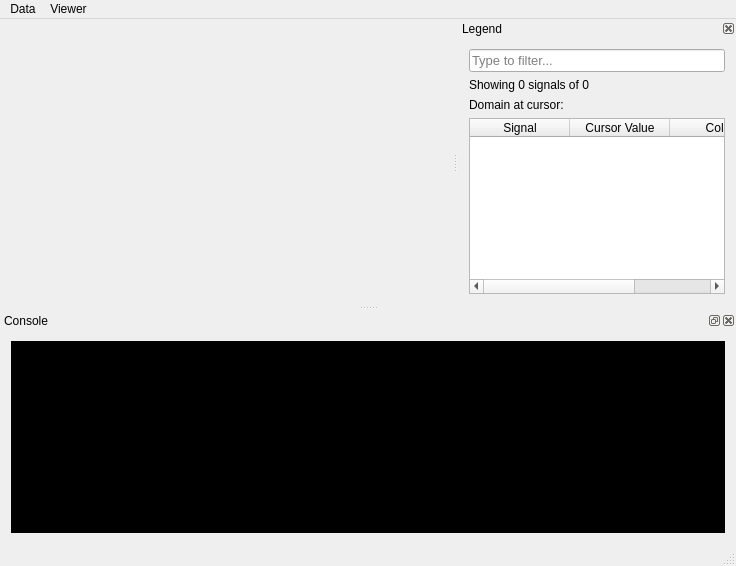
<?xml version="1.0" encoding="UTF-8"?>
<ui version="4.0">
 <class>AnvediClass</class>
 <widget class="QMainWindow" name="AnvediClass">
  <property name="geometry">
   <rect>
    <x>0</x>
    <y>0</y>
    <width>736</width>
    <height>566</height>
   </rect>
  </property>
  <property name="windowTitle">
   <string>Anvedi</string>
  </property>
  <widget class="QWidget" name="centralWidget">
   <layout class="QGridLayout" name="gridLayout">
    <item row="0" column="0">
     <widget class="QCustomPlot" name="plot" native="true">
      <property name="sizePolicy">
       <sizepolicy hsizetype="Expanding" vsizetype="Expanding">
        <horstretch>0</horstretch>
        <verstretch>0</verstretch>
       </sizepolicy>
      </property>
      <property name="minimumSize">
       <size>
        <width>50</width>
        <height>50</height>
       </size>
      </property>
      <property name="focusPolicy">
       <enum>Qt::ClickFocus</enum>
      </property>
     </widget>
    </item>
   </layout>
  </widget>
  <widget class="QMenuBar" name="menuBar">
   <property name="geometry">
    <rect>
     <x>0</x>
     <y>0</y>
     <width>736</width>
     <height>21</height>
    </rect>
   </property>
   <widget class="QMenu" name="menuData">
    <property name="title">
     <string>Data</string>
    </property>
    <addaction name="actionImport"/>
    <addaction name="actionExport"/>
    <addaction name="actionClear"/>
    <addaction name="separator"/>
    <addaction name="actionExit"/>
   </widget>
   <widget class="QMenu" name="menuViewer">
    <property name="title">
     <string>Viewer</string>
    </property>
    <addaction name="actionResetZoom"/>
    <addaction name="actionChangeBackground"/>
   </widget>
   <addaction name="menuData"/>
   <addaction name="menuViewer"/>
  </widget>
  <widget class="QStatusBar" name="statusBar"/>
  <widget class="QDockWidget" name="consoleDock">
   <property name="windowTitle">
    <string>Console</string>
   </property>
   <attribute name="dockWidgetArea">
    <number>8</number>
   </attribute>
   <widget class="QWidget" name="dockWidgetContents_4">
    <layout class="QGridLayout" name="gridLayout_3">
     <item row="0" column="0">
      <widget class="QShell" name="console">
       <property name="palette">
        <palette>
         <active>
          <colorrole role="Button">
           <brush brushstyle="SolidPattern">
            <color alpha="255">
             <red>0</red>
             <green>0</green>
             <blue>0</blue>
            </color>
           </brush>
          </colorrole>
          <colorrole role="Text">
           <brush brushstyle="SolidPattern">
            <color alpha="255">
             <red>255</red>
             <green>255</green>
             <blue>255</blue>
            </color>
           </brush>
          </colorrole>
          <colorrole role="Base">
           <brush brushstyle="SolidPattern">
            <color alpha="255">
             <red>0</red>
             <green>0</green>
             <blue>0</blue>
            </color>
           </brush>
          </colorrole>
          <colorrole role="Window">
           <brush brushstyle="SolidPattern">
            <color alpha="255">
             <red>0</red>
             <green>0</green>
             <blue>0</blue>
            </color>
           </brush>
          </colorrole>
         </active>
         <inactive>
          <colorrole role="Button">
           <brush brushstyle="SolidPattern">
            <color alpha="255">
             <red>0</red>
             <green>0</green>
             <blue>0</blue>
            </color>
           </brush>
          </colorrole>
          <colorrole role="Text">
           <brush brushstyle="SolidPattern">
            <color alpha="255">
             <red>255</red>
             <green>255</green>
             <blue>255</blue>
            </color>
           </brush>
          </colorrole>
          <colorrole role="Base">
           <brush brushstyle="SolidPattern">
            <color alpha="255">
             <red>0</red>
             <green>0</green>
             <blue>0</blue>
            </color>
           </brush>
          </colorrole>
          <colorrole role="Window">
           <brush brushstyle="SolidPattern">
            <color alpha="255">
             <red>0</red>
             <green>0</green>
             <blue>0</blue>
            </color>
           </brush>
          </colorrole>
         </inactive>
         <disabled>
          <colorrole role="Button">
           <brush brushstyle="SolidPattern">
            <color alpha="255">
             <red>0</red>
             <green>0</green>
             <blue>0</blue>
            </color>
           </brush>
          </colorrole>
          <colorrole role="Text">
           <brush brushstyle="SolidPattern">
            <color alpha="255">
             <red>120</red>
             <green>120</green>
             <blue>120</blue>
            </color>
           </brush>
          </colorrole>
          <colorrole role="Base">
           <brush brushstyle="SolidPattern">
            <color alpha="255">
             <red>0</red>
             <green>0</green>
             <blue>0</blue>
            </color>
           </brush>
          </colorrole>
          <colorrole role="Window">
           <brush brushstyle="SolidPattern">
            <color alpha="255">
             <red>0</red>
             <green>0</green>
             <blue>0</blue>
            </color>
           </brush>
          </colorrole>
         </disabled>
        </palette>
       </property>
       <property name="font">
        <font>
         <family>Consolas</family>
         <pointsize>11</pointsize>
        </font>
       </property>
       <property name="toolTip">
        <string>Console</string>
       </property>
       <property name="styleSheet">
        <string notr="true"/>
       </property>
      </widget>
     </item>
    </layout>
   </widget>
  </widget>
  <widget class="QDockWidget" name="legendDock">
   <property name="features">
    <set>QDockWidget::DockWidgetClosable|QDockWidget::DockWidgetMovable</set>
   </property>
   <property name="allowedAreas">
    <set>Qt::LeftDockWidgetArea|Qt::RightDockWidgetArea</set>
   </property>
   <property name="windowTitle">
    <string>Legend</string>
   </property>
   <attribute name="dockWidgetArea">
    <number>2</number>
   </attribute>
   <widget class="QWidget" name="dockWidgetContents_3">
    <layout class="QGridLayout" name="gridLayout_4">
     <item row="0" column="0">
      <layout class="QVBoxLayout" name="verticalLayout">
       <item>
        <widget class="QLineEdit" name="filterEdit">
         <property name="font">
          <font>
           <family>Segoe UI</family>
           <pointsize>10</pointsize>
          </font>
         </property>
         <property name="placeholderText">
          <string>Type to filter...</string>
         </property>
        </widget>
       </item>
       <item>
        <widget class="QLabel" name="signalCountLabel">
         <property name="text">
          <string>Showing 0 signals of 0</string>
         </property>
        </widget>
       </item>
       <item>
        <widget class="QLabel" name="domainLabel">
         <property name="text">
          <string>Domain at cursor: </string>
         </property>
        </widget>
       </item>
       <item>
        <widget class="QTableWidget" name="signalList">
         <property name="editTriggers">
          <set>QAbstractItemView::NoEditTriggers</set>
         </property>
         <property name="dragDropOverwriteMode">
          <bool>false</bool>
         </property>
         <column>
          <property name="text">
           <string>Signal</string>
          </property>
         </column>
         <column>
          <property name="text">
           <string>Cursor Value</string>
          </property>
         </column>
         <column>
          <property name="text">
           <string>Color</string>
          </property>
         </column>
        </widget>
       </item>
      </layout>
     </item>
    </layout>
   </widget>
  </widget>
  <action name="actionImport">
   <property name="text">
    <string>Import</string>
   </property>
  </action>
  <action name="actionExit">
   <property name="text">
    <string>Exit</string>
   </property>
  </action>
  <action name="actionClear">
   <property name="text">
    <string>Clear</string>
   </property>
  </action>
  <action name="actionResetZoom">
   <property name="text">
    <string>Reset Zoom</string>
   </property>
  </action>
  <action name="actionChangeBackground">
   <property name="text">
    <string>Change Background</string>
   </property>
  </action>
  <action name="actionExport">
   <property name="text">
    <string>Export</string>
   </property>
  </action>
 </widget>
 <layoutdefault spacing="6" margin="11"/>
 <customwidgets>
  <customwidget>
   <class>QCustomPlot</class>
   <extends>QWidget</extends>
   <header>qcustomplot.h</header>
   <container>1</container>
  </customwidget>
  <customwidget>
   <class>QShell</class>
   <extends>QPlainTextEdit</extends>
   <header>qshell.h</header>
  </customwidget>
 </customwidgets>
 <resources>
  <include location="anvedi.qrc"/>
 </resources>
 <connections>
  <connection>
   <sender>actionExit</sender>
   <signal>triggered()</signal>
   <receiver>AnvediClass</receiver>
   <slot>OnExit()</slot>
   <hints>
    <hint type="sourcelabel">
     <x>-1</x>
     <y>-1</y>
    </hint>
    <hint type="destinationlabel">
     <x>326</x>
     <y>282</y>
    </hint>
   </hints>
  </connection>
  <connection>
   <sender>actionImport</sender>
   <signal>triggered()</signal>
   <receiver>AnvediClass</receiver>
   <slot>OnDataImport()</slot>
   <hints>
    <hint type="sourcelabel">
     <x>-1</x>
     <y>-1</y>
    </hint>
    <hint type="destinationlabel">
     <x>326</x>
     <y>282</y>
    </hint>
   </hints>
  </connection>
  <connection>
   <sender>actionClear</sender>
   <signal>triggered()</signal>
   <receiver>AnvediClass</receiver>
   <slot>OnDataClear()</slot>
   <hints>
    <hint type="sourcelabel">
     <x>-1</x>
     <y>-1</y>
    </hint>
    <hint type="destinationlabel">
     <x>326</x>
     <y>282</y>
    </hint>
   </hints>
  </connection>
  <connection>
   <sender>actionExport</sender>
   <signal>triggered()</signal>
   <receiver>AnvediClass</receiver>
   <slot>OnDataExport()</slot>
   <hints>
    <hint type="sourcelabel">
     <x>-1</x>
     <y>-1</y>
    </hint>
    <hint type="destinationlabel">
     <x>367</x>
     <y>282</y>
    </hint>
   </hints>
  </connection>
 </connections>
 <slots>
  <slot>OnExit()</slot>
  <slot>OnDataImport()</slot>
  <slot>OnDataClear()</slot>
  <slot>OnSignalFilterEdited(QString)</slot>
  <slot>OnDataExport()</slot>
 </slots>
</ui>
